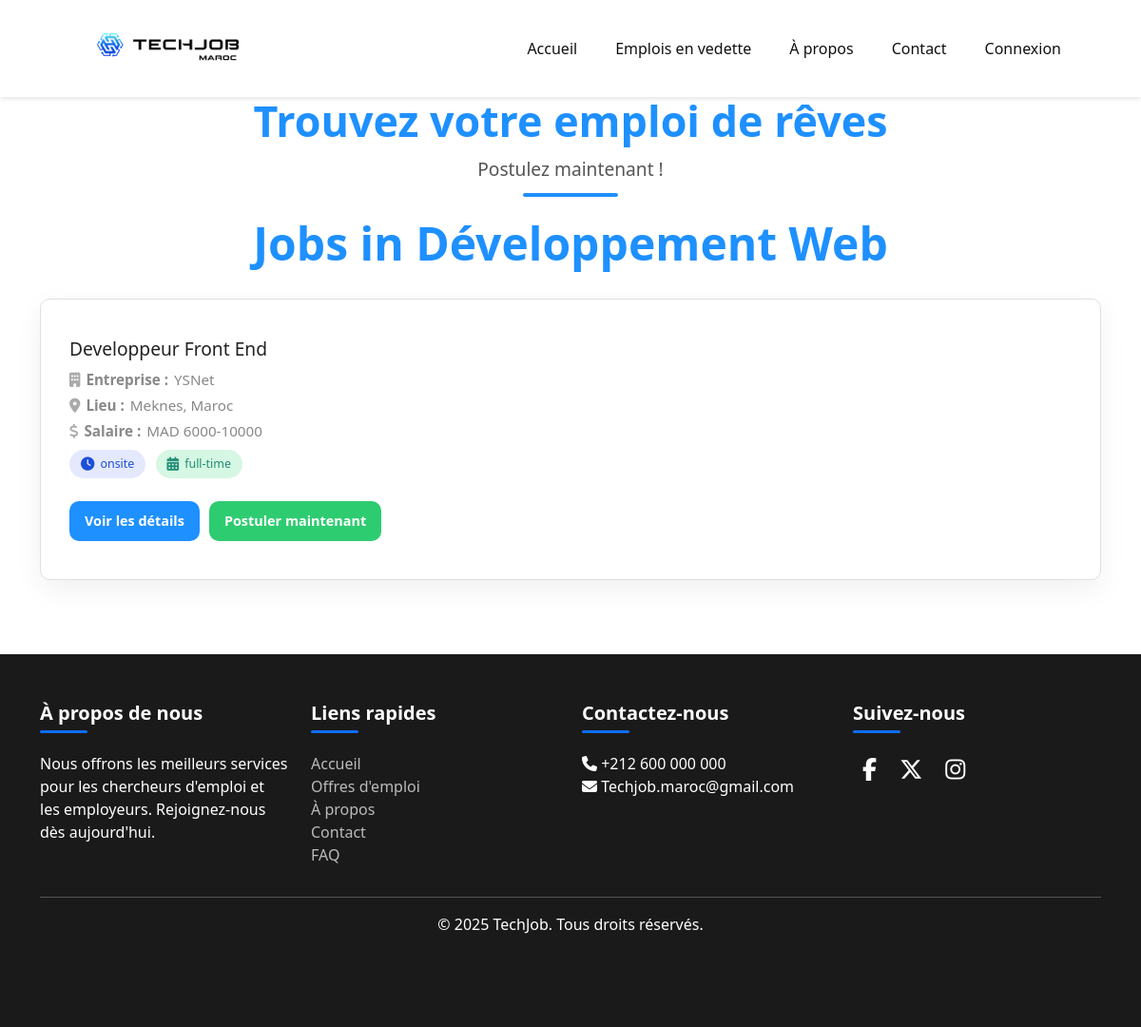
Screenshot of /Pages/JobsListing.php?category=1 with the database file from the repository.
### tables this page shows
CREATE TABLE IF NOT EXISTS `categories` (
  `id` int(11) NOT NULL AUTO_INCREMENT,
  `title` varchar(255) NOT NULL,
  `numberOfJobs` int(11) NOT NULL DEFAULT 0,
  PRIMARY KEY (`id`)
);

CREATE TABLE IF NOT EXISTS `jobs` (
  `id` int(11) NOT NULL AUTO_INCREMENT,
  `postedBy` varchar(255) NOT NULL,
  `category` int(11) NOT NULL,
  `title` varchar(255) NOT NULL,
  `companyName` varchar(255) NOT NULL,
  `location` varchar(255) NOT NULL,
  `salaryRange` varchar(255) DEFAULT NULL,
  `duration` enum('part-time','full-time','contract','internship') NOT NULL,
  `type` enum('remote','onsite','mission') NOT NULL,
  `datePosted` datetime NOT NULL DEFAULT current_timestamp(),
  `skills` text DEFAULT NULL,
  `status` enum('active','closed') NOT NULL DEFAULT 'active',
  `numberOfApplicants` int(11) NOT NULL DEFAULT 0,
  `description` text NOT NULL,
  `requirements` text NOT NULL,
  `specializations` varchar(255) NOT NULL,
  `experience` enum('entry-level','mid-level','senior-level','expert-level') NOT NULL,
  PRIMARY KEY (`id`),
  KEY `postedBy` (`postedBy`),
  KEY `category` (`category`),
  CONSTRAINT `jobs_ibfk_1` FOREIGN KEY (`postedBy`) REFERENCES `users` (`userId`) ON DELETE CASCADE,
  CONSTRAINT `jobs_ibfk_2` FOREIGN KEY (`category`) REFERENCES `categories` (`id`) ON DELETE CASCADE
);

### includes/helper-functions.php (the view, shortened to what this page needs)
<?php
function fetchJobsByCategory($categoryId) {
    $conn = connectDB();
    $categoryId = mysqli_real_escape_string($conn, $categoryId);
    $sql = "SELECT id, title, companyName, location, salaryRange, type, duration, datePosted
            FROM jobs WHERE category = $categoryId AND status = 'active'";
    $result = mysqli_query($conn, $sql);
    $jobs = [];
    if ($result) {
        while ($row = mysqli_fetch_assoc($result)) {
            $jobs[] = $row;
        }
    }
    return $jobs;
}
function fetchCategoryName($categoryId) {
    $conn = connectDB();
    $categoryId = mysqli_real_escape_string($conn, $categoryId);
    $sql = "SELECT title FROM categories WHERE id = $categoryId";
    $result = mysqli_query($conn, $sql);
    $categoryName = '';
    if ($result && $row = mysqli_fetch_assoc($result)) {
        $categoryName = $row['title'];
    }
    return $categoryName;
}
function generateJobMarkup($job) {
    return "
    <div class='job-item' data-job-id='{$job['id']}'>
        <h3 class='job-title'>
             " . htmlspecialchars($job['title']) . "
        </h3>
        <p><i class='fas fa-building'></i> <strong>Entreprise :</strong> " . htmlspecialchars($job['companyName']) . "</p>
        <p><i class='fas fa-map-marker-alt'></i> <strong>Lieu :</strong> " . htmlspecialchars($job['location']) . "</p>
        <p><i class='fas fa-dollar-sign'></i> <strong>Salaire :</strong> " . htmlspecialchars($job['salaryRange']) . "</p>
        <div class='tags'>
            <span class='tag job-type'><i class='fas fa-clock'></i> " . htmlspecialchars($job['type']) . "</span>
            <span class='tag duration'><i class='fas fa-calendar-alt'></i> " . htmlspecialchars($job['duration']) . "</span>
        </div>
        <div class='button-group'>
            <button class='view-details' onclick='openModal(" . intval($job['id']) . ")'>Voir les détails</button>
            <form action='../Pages/JobApplication.php?jobId={$job['id']}' method='post' style='display:inline;'>
                <input type='hidden' name='jobId' value='{$job['id']}'>
                <button type='submit' class='apply-button'>Postuler maintenant</button>
            </form>
        </div>
    </div>";
}
?>

### Pages/JobsListing.php (shortened to what this page needs)
<?php
require_once "../includes/helper-functions.php";
$default = 0;
$categoryId = isset($_GET['category']) ? intval($_GET['category']) : $default;
if ($categoryId == $default) {
    $jobs = fetchAllJobs();
    $categoryName = '';
} else {
    $categoryName = "Jobs in " . fetchCategoryName($categoryId);
    $jobs = fetchJobsByCategory($categoryId);
}
?>
<!DOCTYPE html>
<html lang="en">
    <head>
        <link rel="stylesheet" href="https://cdnjs.cloudflare.com/ajax/libs/font-awesome/6.5.0/css/all.min.css">
        <link rel="stylesheet" href="../styles/generalStyles.css">
        <link rel="stylesheet" href="../styles/HomePage/header.css">
        <link rel="stylesheet" href="../styles/HomePage/footer.css">
        <link rel="stylesheet" href="../styles/HomePage/common-styles.css">
        <link rel="stylesheet" href="../css/jobslisting.css">
    </head>
    <body>
    <?php
        include_once '../includes/applicant-header.php';
    ?>
    <div class="hero-text-wrapper">
    <h1 class="hero-title">Trouvez votre emploi de rêves</h1>
    <p class="hero-subtitle">Postulez maintenant !</p>
    <div class="hero-underline"></div>
    </div>
    <div class="container">
        <h1 class="page-title"><?= htmlspecialchars($categoryName) ?></h1>
        <div class="job-list">
            <?php foreach ($jobs as $job): ?>
                <?= generateJobMarkup($job); ?>
            <?php endforeach; ?>
        </div>
    </div>
    <?php include_once '../includes/footer.php'; ?>
        <?php include_once('../includes/footer.php') ?>
</body>
</html>

### styles/generalStyles.css (style rules this page uses)
* { padding: 0; margin: 0; box-sizing: border-box; transition: all 0.5s; font-family: 'Segoe UI', Tahoma, Geneva, Verdana, sans-serif; }
:root { --primary: #3F72AF; --primary-light: #5488c7; --secondary: #00ADB5; --secondary-light: #00c2cc; --dark: #393E46; --dark-light: #4d535d; --white: #ffffff; --gray: #f5f5f5; }

### styles/HomePage/header.css (style rules this page uses)
:root { --primary: #3F72AF; --primary-light: #5488c7; --secondary: #00ADB5; --secondary-light: #00c2cc; --dark: #393E46; --dark-light: #4d535d; --white: #ffffff; --gray: #f5f5f5; }

### styles/HomePage/footer.css (style rules this page uses)
:root { --primary: #3F72AF; --primary-light: #5488c7; --secondary: #00ADB5; --secondary-light: #00c2cc; --dark: #393E46; --dark-light: #4d535d; --white: #ffffff; --gray: #f5f5f5; }

### styles/HomePage/common-styles.css (style rules this page uses)
:root { --dark: #393E46; }
.container { max-width: 1200px; margin: 0 auto; padding: 0 20px 30px; }

### css/jobslisting.css (style rules this page uses)
:root { --onsite: #4c6ef5; --remote: #2ecc71; --hybrid: #a29bfe; --contract: #fd9644; --fulltime: #2ed573; --primary: #1e90ff; --success: #2ecc71; --light-bg: #f9f9f9; --light-text: #333; --muted: #888; --border: #e0e0e0; --font: 'Segoe UI', Roboto, sans-serif; }
body { background: #f2f6ff; font-family: var(--font); color: var(--light-text); margin-top: 100px; }
.page-title { font-size: 3rem; text-align: center; margin-bottom: 10px; font-weight: bold; color: #1e90ff; }
.hero-text-wrapper { text-align: center; margin-top: 100px; margin-bottom: 20px; }
.hero-title { font-size: 2.8rem; font-weight: 700; color: #1e90ff; margin-bottom: 10px; }
.hero-subtitle { font-size: 1.2rem; color: #555; margin-bottom: 10px; }
.hero-underline { width: 100px; height: 4px; background-color: #1e90ff; margin: 0 auto; border-radius: 2px; }
.job-list { display: grid; grid-template-columns: repeat(auto-fit, minmax(360px, 1fr)); gap: 30px; margin-top: 30px; }
.job-item { background: #fff; border: 1px solid var(--border); border-radius: 10px; padding: 40px 30px; box-shadow: 0 10px 30px rgba(0, 0, 0, 0.06); transition: transform 0.3s ease, box-shadow 0.3s ease; min-height: 30px; }
.job-item h3 { color: #222; font-size: 1.2rem; margin-bottom: 10px; }
.job-item p { font-size: 0.95rem; color: var(--muted); margin: 4px 0; display: flex; align-items: center; gap: 6px; }
.job-item p i { color: #aaa; }
.tag { display: inline-flex; align-items: center; gap: 6px; padding: 6px 12px; border-radius: 50px; font-size: 0.78rem; font-weight: 500; margin: 4px 6px 4px 0; }
.job-type { background-color: rgba(76, 110, 245, 0.15); color: #1e4ed8; }
.duration { background-color: rgba(46, 213, 115, 0.2); color: #218c74; }
.tag i { font-size: 0.9rem; }
.view-details, .apply-button { padding: 10px 16px; font-size: 0.9rem; font-weight: 600; border-radius: 10px; border: none; cursor: pointer; transition: background 0.3s ease, box-shadow 0.3s ease; }
.view-details { background-color: var(--primary); color: white; margin-right: 10px; box-shadow: none; }
.apply-button { background-color: var(--success); color: white; box-shadow: none; }
.button-group { display: flex; align-items: center; margin-top: 20px; }

### css/styles.css (style rules this page uses)
* { margin: 0; padding: 0; box-sizing: border-box; }
body { font-family: 'Poppins', sans-serif; background: #0d0d0d; color: #f0f0f0; }

### css/navbar.css (style rules this page uses)
body { margin: 0; font-family: Arial, sans-serif; }

### rows the page displays
categories: title "Jobs in Développement Web"
jobs: title "Developpeur Front End", companyName "YSNet", location "Meknes, Maroc", salaryRange "MAD 6000-10000", type "onsite", duration "full-time"
